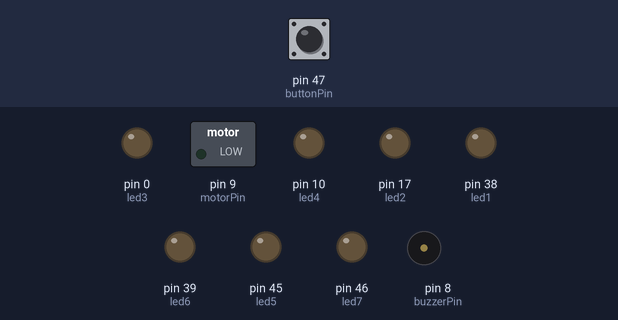
The sketch below on a simulated Arduino Mega 2560, built with avr-gcc and run on an emulated ATmega2560. On the bench: switched loads named in the sketch (green lamp = pin HIGH), output pins drawn as LEDs (lit = HIGH), buzzer (waves = sounding). Dashed ring = blinking. Inputs (shaded band) come from the test bench; at power-on: pin 47 (buttonPin) HIGH. Random numbers use the default seed unless the sketch sets one.

Above: at 1.2 s.
1.3 s: pin 47 (buttonPin) pulled LOW for 0.15 s
At 3.3 s:
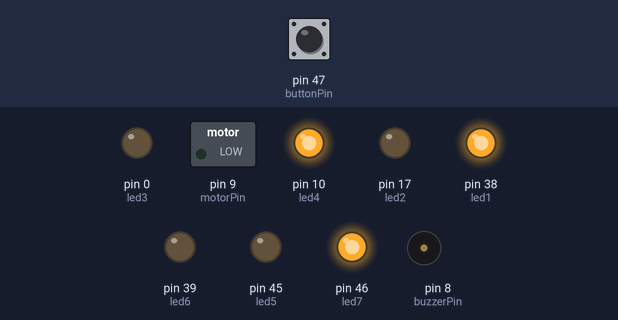
4.3 s: pin 47 (buttonPin) pulled LOW for 1 s
At 4.95 s:
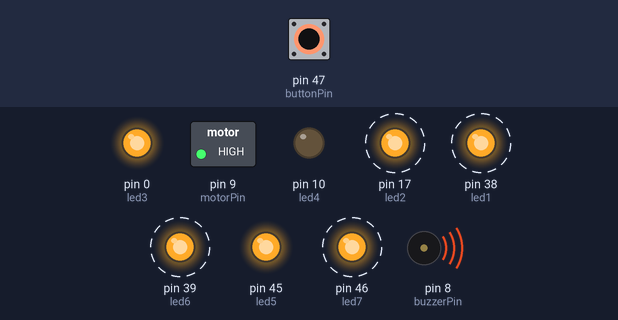
7.3 s: pin 47 (buttonPin) pulled LOW for 3.2 s
At 9.0 s:
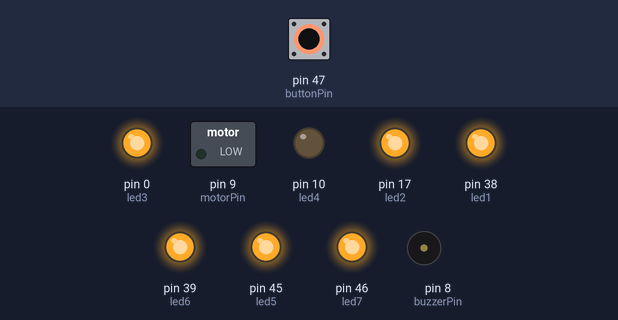
Timing chart, 0 to 12.1 s (numbered marks = the images above; inputs shaded):
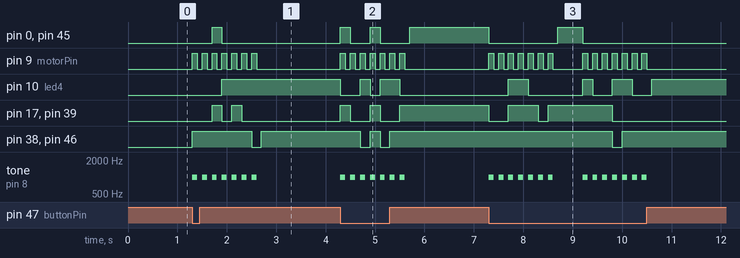

The sketch:

Electronic_Dice.ino
```cpp
// Pin definitions for LEDs
int led1 = 38;    // Left top
int led2 = 17;   // Right top
int led3 = 0;   // Left centre
int led4 = 10;   // Centre
int led5 = 45;   // Right centre
int led6 = 39;   // Left bottom
int led7 = 46;  // Right bottom

int buttonPin = 47;  // Pin connected to the button
int buzzerPin = 8;  // Pin connected to the buzzer
int motorPin = 9;   // Pin connected to the vibration motor

void setup() {
  // Set LED pins as output
  pinMode(led1, OUTPUT);
  pinMode(led2, OUTPUT);
  pinMode(led3, OUTPUT);
  pinMode(led4, OUTPUT);  // Centre LED
  pinMode(led5, OUTPUT);
  pinMode(led6, OUTPUT);
  pinMode(led7, OUTPUT);

  // Set button, buzzer, and motor pins
  pinMode(buttonPin, INPUT_PULLUP);
  pinMode(buzzerPin, OUTPUT);
  pinMode(motorPin, OUTPUT);

  // Start with all LEDs off
  turnOffAllLeds();
}

void loop() {
  // Wait for the button to be pressed
  if (digitalRead(buttonPin) == LOW) {
    // Simulate dice rolling with sound and vibration
    simulateRolling();

    // Generate a random dice number between 1 and 6
    int diceRoll = random(1, 7);

    // Display the dice number on the LEDs
    displayDiceFace(diceRoll);

    // Small delay after rolling
    delay(500);
  }
}

void simulateRolling() {
  for (int i = 0; i < 7; i++) {  // Roll the dice 10 times for effect
    int randomFace = random(1, 7);
    displayDiceFace(randomFace);

    // Activate buzzer and motor during roll
    tone(buzzerPin, 1000);  // Play a tone
    digitalWrite(motorPin, HIGH);  // Turn on vibration motor
    delay(100);  // Delay to simulate bouncing
    noTone(buzzerPin);  // Stop buzzer
    digitalWrite(motorPin, LOW);  // Turn off motor
    delay(100);  // Short pause between rolls
  }
}

void displayDiceFace(int face) {
  // Turn off all LEDs first
  turnOffAllLeds();

  // Turn on specific LEDs for the dice face
  switch (face) {
    case 1:
      digitalWrite(led4, HIGH); // Center LED for '1'
      break;
    case 2:
      digitalWrite(led1, HIGH); // Left top for '2'
      digitalWrite(led7, HIGH); // Right bottom for '2'
      break;
    case 3:
      digitalWrite(led1, HIGH); // Left top for '3'
      digitalWrite(led4, HIGH); // Center LED for '3'
      digitalWrite(led7, HIGH); // Right bottom for '3'
      break;
    case 4:
      digitalWrite(led1, HIGH); // Left top for '4'
      digitalWrite(led2, HIGH); // Right top for '4'
      digitalWrite(led6, HIGH); // Left bottom for '4'
      digitalWrite(led7, HIGH); // Right bottom for '4'
      break;
    case 5:
      digitalWrite(led1, HIGH); // Left top for '5'
      digitalWrite(led2, HIGH); // Right top for '5'
      digitalWrite(led4, HIGH); // Center LED for '5'
      digitalWrite(led6, HIGH); // Left bottom for '5'
      digitalWrite(led7, HIGH); // Right bottom for '5'
      break;
    case 6:
      digitalWrite(led1, HIGH); // Left top for '6'
      digitalWrite(led3, HIGH); // Left center for '6'
      digitalWrite(led2, HIGH); // Right top for '6'
      digitalWrite(led5, HIGH); // Right center for '6'
      digitalWrite(led6, HIGH); // Left bottom for '6'
      digitalWrite(led7, HIGH); // Right bottom for '6'
      break;
  }
}

void turnOffAllLeds() {
  digitalWrite(led1, LOW);
  digitalWrite(led2, LOW);
  digitalWrite(led3, LOW);
  digitalWrite(led4, LOW);  // Centre LED
  digitalWrite(led5, LOW);
  digitalWrite(led6, LOW);
  digitalWrite(led7, LOW);
}
```

Measured:
- after the input at 1.3 s, pin 0 (led3): LOW → HIGH after 0.40 s, → LOW 0.20 s later; pin 9 (motorPin): alternates HIGH for 0.10 s and LOW for 0.10 s, 14 changes in all, then stays LOW, starting at once
- after the input at 4.3 s, pin 0 (led3): goes HIGH 0.20 s, LOW 0.40 s, HIGH 0.20 s, LOW 0.60 s, then HIGH, starting at once; pin 9 (motorPin): alternates HIGH for 0.10 s and LOW for 0.10 s, 14 changes in all, then stays LOW, starting at once
- after the input at 7.3 s, pin 0 (led3): HIGH → LOW at once, → HIGH 1.4 s later, → LOW 0.50 s later; pin 9 (motorPin): goes 6 × (HIGH 0.10 s, LOW 0.10 s), HIGH 0.10 s, LOW 0.60 s, 6 × (HIGH 0.10 s, LOW 0.10 s), HIGH 0.10 s, then LOW, starting at once
